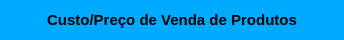
     <widget class="QWidget" name="widget_cabecalho" native="true">
      <property name="sizePolicy">
       <sizepolicy hsizetype="Preferred" vsizetype="Preferred">
        <horstretch>0</horstretch>
        <verstretch>0</verstretch>
       </sizepolicy>
      </property>
      <property name="minimumSize">
       <size>
        <width>0</width>
        <height>40</height>
       </size>
      </property>
      <property name="maximumSize">
       <size>
        <width>16777215</width>
        <height>40</height>
       </size>
      </property>
      <property name="styleSheet">
       <string notr="true">background-color: rgb(0, 170, 255);</string>
      </property>
      <layout class="QHBoxLayout" name="horizontalLayout">
       <property name="spacing">
        <number>0</number>
       </property>
       <property name="leftMargin">
        <number>15</number>
       </property>
       <property name="topMargin">
        <number>6</number>
       </property>
       <property name="rightMargin">
        <number>15</number>
       </property>
       <property name="bottomMargin">
        <number>6</number>
       </property>
       <item>
        <widget class="QLabel" name="label_3">
         <property name="sizePolicy">
          <sizepolicy hsizetype="Minimum" vsizetype="Preferred">
           <horstretch>0</horstretch>
           <verstretch>0</verstretch>
          </sizepolicy>
         </property>
         <property name="minimumSize">
          <size>
           <width>0</width>
           <height>0</height>
          </size>
         </property>
         <property name="maximumSize">
          <size>
           <width>16777215</width>
           <height>16777215</height>
          </size>
         </property>
         <property name="font">
          <font>
           <pointsize>9</pointsize>
           <weight>75</weight>
           <bold>true</bold>
          </font>
         </property>
         <property name="text">
          <string/>
         </property>
         <property name="alignment">
          <set>Qt::AlignLeading|Qt::AlignLeft|Qt::AlignVCenter</set>
         </property>
        </widget>
       </item>
       <item>
        <widget class="QLabel" name="label_13">
         <property name="sizePolicy">
          <sizepolicy hsizetype="Minimum" vsizetype="Preferred">
           <horstretch>0</horstretch>
           <verstretch>0</verstretch>
          </sizepolicy>
         </property>
         <property name="minimumSize">
          <size>
           <width>300</width>
           <height>0</height>
          </size>
         </property>
         <property name="font">
          <font>
           <pointsize>11</pointsize>
           <weight>75</weight>
           <bold>true</bold>
          </font>
         </property>
         <property name="text">
          <string>Custo/Preço de Venda de Produtos</string>
         </property>
         <property name="alignment">
          <set>Qt::AlignCenter</set>
         </property>
        </widget>
       </item>
       <item>
        <widget class="QLabel" name="label_11">
         <property name="sizePolicy">
          <sizepolicy hsizetype="Minimum" vsizetype="Preferred">
           <horstretch>0</horstretch>
           <verstretch>0</verstretch>
          </sizepolicy>
         </property>
         <property name="minimumSize">
          <size>
           <width>0</width>
           <height>0</height>
          </size>
         </property>
         <property name="maximumSize">
          <size>
           <width>16777215</width>
           <height>16777215</height>
          </size>
         </property>
         <property name="font">
          <font>
           <pointsize>9</pointsize>
           <weight>75</weight>
           <bold>true</bold>
          </font>
         </property>
         <property name="text">
          <string/>
         </property>
         <property name="alignment">
          <set>Qt::AlignRight|Qt::AlignTrailing|Qt::AlignVCenter</set>
         </property>
        </widget>
       </item>
      </layout>
     </widget>
